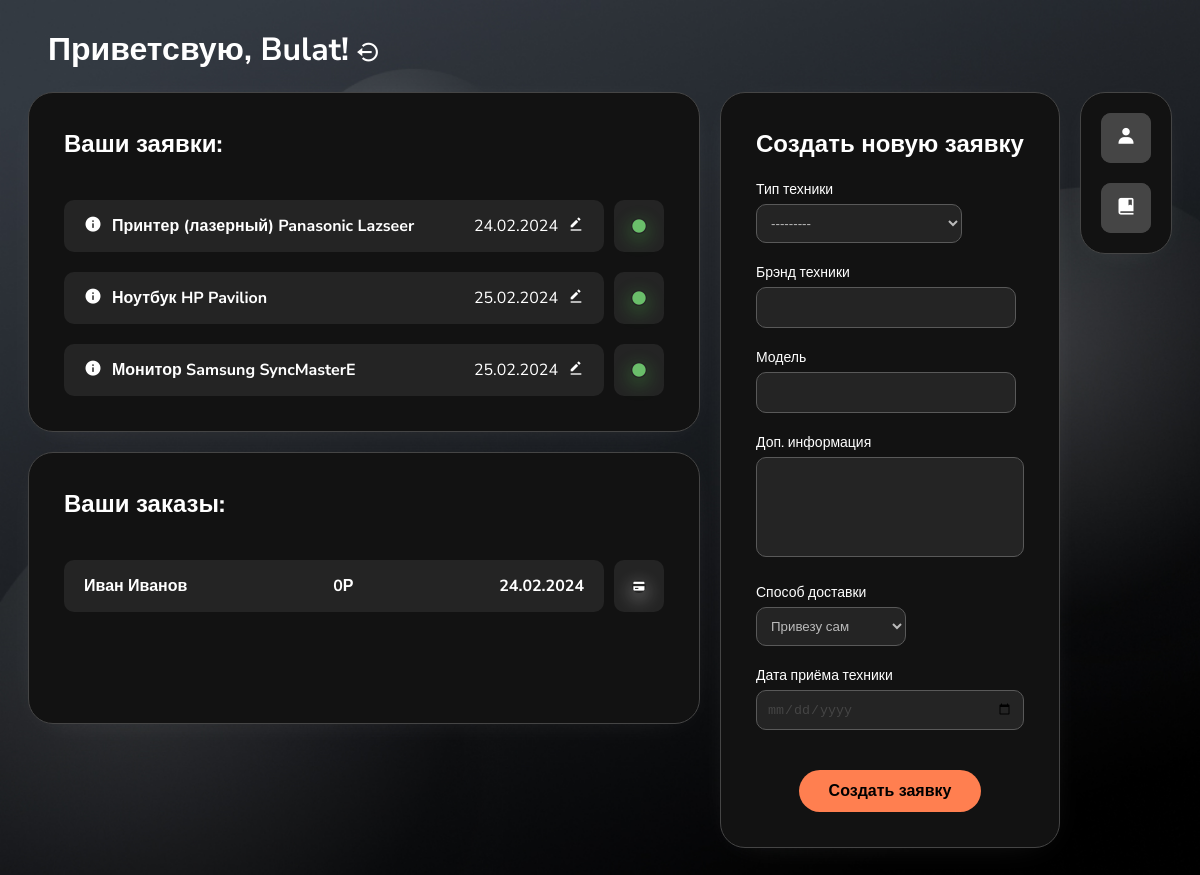
The page /home (signed in) on the database as committed earlier.
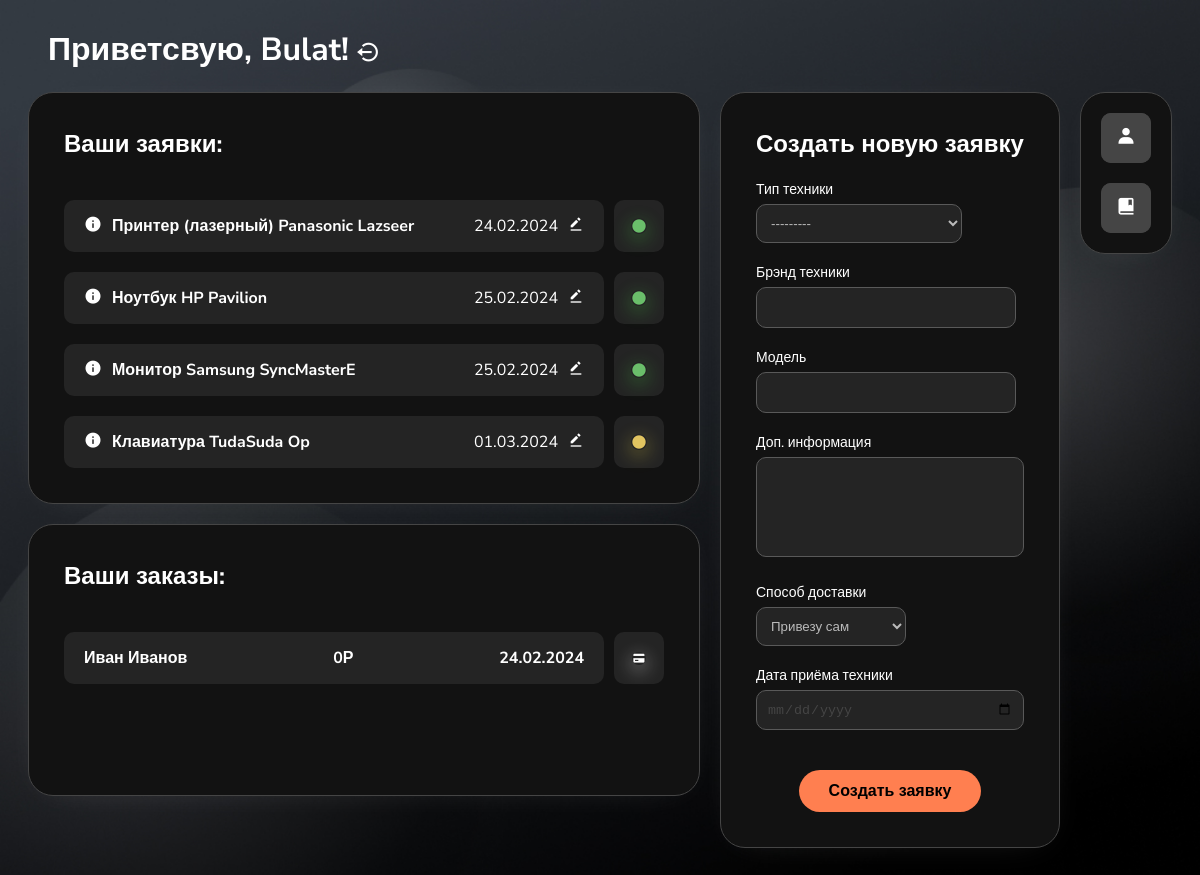
The same page on the database as committed later.
### RSapplication/models.py (models this page shows, shortened)
class RepairRequest(models.Model):
    owner = models.ForeignKey(CustomUser, on_delete=models.PROTECT, related_name='repair_requests', verbose_name='Владелец техники')
    technic = models.ForeignKey(Technic, on_delete=models.CASCADE, related_name='repair_requests', verbose_name='Техника клиента')
    description = models.TextField(max_length=300, verbose_name='Описание проблемы')
    take_date = models.DateField(null=True, verbose_name='Дата приёма техники')
    created_time = models.DateTimeField(default=timezone.now, verbose_name='Дата/время создания')
    technic_accepted = models.BooleanField(default=False, verbose_name='Статус принятия техники')
    delivery_choice = [
        ('MYSELF', 'Привезу сам'),
        ('DELIVERY', 'Служба доставки'),
    ]
    delivery = models.TextField(choices=delivery_choice, max_length=50,
                                verbose_name='Способ доставки',
                                default='MYSELF')
    class Meta:
        verbose_name = 'Заявка на обслуживание'
        verbose_name_plural = 'Заявки на обслуживание'

class Technic(models.Model):
    type = models.ForeignKey(TechnicType, null=True, blank=True, on_delete=models.PROTECT, verbose_name='тип техники')
    brand = models.CharField(max_length=100, verbose_name='Марка техники')
    model = models.CharField(max_length=100, verbose_name='Модель техники')
    class Meta:
        verbose_name = 'Техника'
        verbose_name_plural = 'Техника'

class TechnicType(models.Model):
    name_type = models.TextField(max_length=50, verbose_name='Наименование типа')
    class Meta:
        verbose_name = 'Тип техники'
        verbose_name_plural = 'Типы техники'
    def __str__(self):
        return self.name_type

class RepairOrder(models.Model):
    request = models.ForeignKey(RepairRequest, on_delete=models.CASCADE, related_name='Заявка_на_ремонт', verbose_name='Request')
    repairman = models.ForeignKey(CustomUser, on_delete=models.CASCADE, related_name='Мастер', verbose_name='Repairman')
    status = models.CharField(max_length=20, null=True)
    created_time = models.DateTimeField(default=timezone.now, null=True, verbose_name='Order created time')
    end_time = models.DateTimeField(default=timezone.now, null=True, verbose_name='End time')
    final_coast = models.CharField(default=0, max_length=6, verbose_name='Окончательная стоимость')
    is_paid = models.BooleanField(default=False, verbose_name='Статус оплаты')
    class Meta:
        verbose_name = 'Заказ на обслуживание'
        verbose_name_plural = 'Заказы на обслуживание'

class CustomUser(AbstractUser):
    firstname = models.CharField(max_length=100, verbose_name='Имя')
    lastname = models.CharField(max_length=100, verbose_name='Фамилия')
    phone_number = models.CharField(max_length=20, verbose_name='Номер телефона', unique=True)
    email = models.EmailField(max_length=100, verbose_name='Электронная почта', unique=True)
    USERNAME_FIELD = 'email'
    REQUIRED_FIELDS = ['username']
    USER_TYPE_CHOICES = [
        ('employee', 'Сотрудник'),
        ('client', 'Клиент'),
    ]
    user_type = models.CharField(max_length=10, choices=USER_TYPE_CHOICES, verbose_name="Тип пользователя", null=True,
                                 blank=True)
    position = models.CharField(max_length=100, verbose_name="Должность", null=True, blank=True)
    class Meta:
        verbose_name = 'Пользователь'
        verbose_name_plural = 'Пользователи'

### RSapplication/views.py (the view)
# urls.py: path('home', login_required(create_repair_request), name='HomePage'),
@login_required
def create_repair_request(request):
    if request.method == 'POST':
        technic_form = TechnicForm(request.POST)
        repair_form = RepairRequestForm(request.POST)
        if technic_form.is_valid() and repair_form.is_valid():
            technic = technic_form.save()
            repair_request = repair_form.save(commit=False)
            repair_request.owner = request.user
            repair_request.created_time = timezone.now()
            repair_request.technic = technic
            repair_request.save()
            return redirect('HomePage')
    else:
        technic_form = TechnicForm()
        repair_form = RepairRequestForm()
    current_user = request.user
    orders = RepairOrder.objects.filter(status="Завершен")
    repair_request_ids = [order.request_id for order in orders]
    repair_requests = RepairRequest.objects.filter(owner=current_user).exclude(id__in=repair_request_ids)
    done_orders = RepairOrder.objects.filter(request__owner=current_user)
    return render(request, 'RSapplication/home.html', {'technic_form': technic_form,
                                                       'repair_form': repair_form,
                                                       'repair_requests': repair_requests,
                                                       'current_user': current_user,
                                                       'done_orders': done_orders})

### RSapplication/forms.py
class TechnicForm(forms.ModelForm):
    class Meta:
        model = Technic
        fields = ['type', 'brand', 'model']

class RepairRequestForm(forms.ModelForm):
    class Meta:
        model = RepairRequest
        fields = ['description', 'delivery', 'take_date']
        widgets = {
            'take_date': forms.DateInput(attrs={
                'class': 'form-control',
                'type': 'date',
            }),
        }

### RSapplication/templates/RSapplication/home.html (shortened to what the changed rows need)
{% load static %}
<!DOCTYPE html>
<html lang="en">
<head>
</head>
<link rel="stylesheet" type="text/css" href="{% static 'css/home.css' %}">
<link href='https://unpkg.com/boxicons@2.1.4/css/boxicons.min.css' rel='stylesheet'>
<body>
<div class="head-info">
    <h1>Приветсвую, {{ current_user.username }}!</h1>
</div>
<div class="main-duo">
    <div class="one_column">
        <ul class="request-list">
            <h2>Ваши заявки:</h2>
            {% for repair_request in repair_requests %}
                <div class='one_request'>
                    <div class='one_request_tech'>
                        <div class='tecnic_info'>
                            <i class='bx bxs-info-circle'>
                                </i>
                            <strong>
                                <li>{{ repair_request.technic.type }} {{ repair_request.technic.brand }} {{ repair_request.technic.model }}</li>
                            </strong>
                        </div>
                        <div class="date-edit">
                            <li>  {{ repair_request.created_time|date:"d.m.Y" }}</li>
                            <a href="{% url 'edit_repair_request' repair_request.id %}"><i
                                    class='bx bxs-edit-alt'></i></a>
                        </div>
                    </div>
                    {% if repair_request.technic_accepted == True %}
                        <div class='one_request_status'>
                            <i class='bx bxs-circle green-circle'></i>
                        </div>
                    {% else %}
                        <div class='one_request_status'>
                            <i class='bx bxs-circle yellow-circle'></i>
                        </div>
                    {% endif %}
                </div>
            {% endfor %}
        </ul>
        <div class="order_list">
            <h2>Ваши заказы:</h2>
            {% for done_order in done_orders %}
                {% if done_order.status == 'Завершен' and done_order.is_paid == False %}
                    <div class="order_info_pay">
                        <div class='order_info'>
                            <strong>
                                <div class="order-info-el">
                                   <li> {{ done_order.repairman.firstname }}
                                    {{ done_order.repairman.lastname }}</li>
                                    <li>{{ done_order.final_coast }}Р</li>
                                    <li>{{ done_order.end_time|date:"d.m.Y" }}</li>
                                </div>
                            </strong>
                        </div>
                        <button class="pay_order" data-order-id="{{ done_order.id }}">
                            <i class='bx bxs-credit-card'></i>
                        </button>
                    </div>
                {% endif %}
            {% endfor %}
        </div>
    </div>
    <form class='create_request' method="post">
        <h2>Создать новую заявку</h2>
    </form>
</div>
</body>
</html>

Rows that differ between the two databases and show on the page:
added RepairRequest: technic.type "Клавиатура", technic.brand "TudaSuda", technic.model "Op", created_time "01.03.2024"
